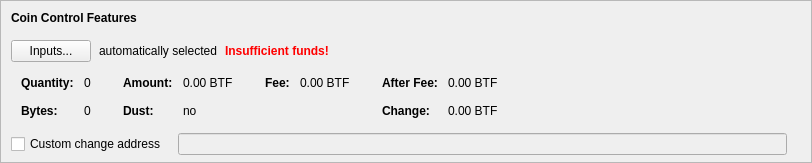
    <widget class="QFrame" name="frameCoinControl">
     <property name="sizePolicy">
      <sizepolicy hsizetype="Expanding" vsizetype="Expanding">
       <horstretch>0</horstretch>
       <verstretch>0</verstretch>
      </sizepolicy>
     </property>
     <property name="maximumSize">
      <size>
       <width>16777215</width>
       <height>16777215</height>
      </size>
     </property>
     <property name="frameShape">
      <enum>QFrame::StyledPanel</enum>
     </property>
     <property name="frameShadow">
      <enum>QFrame::Sunken</enum>
     </property>
     <layout class="QVBoxLayout" name="verticalLayoutCoinControl2">
      <property name="spacing">
       <number>0</number>
      </property>
      <property name="leftMargin">
       <number>0</number>
      </property>
      <property name="topMargin">
       <number>0</number>
      </property>
      <property name="rightMargin">
       <number>0</number>
      </property>
      <property name="bottomMargin">
       <number>6</number>
      </property>
      <item>
       <layout class="QVBoxLayout" name="verticalLayoutCoinControl" stretch="0,0,0,0,1">
        <property name="spacing">
         <number>0</number>
        </property>
        <property name="leftMargin">
         <number>10</number>
        </property>
        <property name="topMargin">
         <number>10</number>
        </property>
        <item>
         <layout class="QHBoxLayout" name="horizontalLayoutCoinControl1">
          <property name="bottomMargin">
           <number>15</number>
          </property>
          <item>
           <widget class="QLabel" name="labelCoinControlFeatures">
            <property name="sizePolicy">
             <sizepolicy hsizetype="Preferred" vsizetype="Maximum">
              <horstretch>0</horstretch>
              <verstretch>0</verstretch>
             </sizepolicy>
            </property>
            <property name="font">
             <font>
              <weight>75</weight>
              <bold>true</bold>
             </font>
            </property>
            <property name="styleSheet">
             <string notr="true">font-weight:bold;</string>
            </property>
            <property name="text">
             <string>Coin Control Features</string>
            </property>
           </widget>
          </item>
         </layout>
        </item>
        <item>
         <layout class="QHBoxLayout" name="horizontalLayoutCoinControl2" stretch="0,0,0,0">
          <property name="spacing">
           <number>8</number>
          </property>
          <property name="bottomMargin">
           <number>10</number>
          </property>
          <item>
           <widget class="QPushButton" name="pushButtonCoinControl">
            <property name="styleSheet">
             <string notr="true"/>
            </property>
            <property name="text">
             <string>Inputs...</string>
            </property>
            <property name="autoDefault">
             <bool>false</bool>
            </property>
           </widget>
          </item>
          <item>
           <widget class="QLabel" name="labelCoinControlAutomaticallySelected">
            <property name="text">
             <string>automatically selected</string>
            </property>
            <property name="margin">
             <number>5</number>
            </property>
           </widget>
          </item>
          <item>
           <widget class="QLabel" name="labelCoinControlInsuffFunds">
            <property name="font">
             <font>
              <weight>75</weight>
              <bold>true</bold>
             </font>
            </property>
            <property name="styleSheet">
             <string notr="true">color:red;font-weight:bold;</string>
            </property>
            <property name="text">
             <string>Insufficient funds!</string>
            </property>
            <property name="margin">
             <number>5</number>
            </property>
           </widget>
          </item>
          <item>
           <spacer name="horizontalSpacerCoinControl">
            <property name="orientation">
             <enum>Qt::Horizontal</enum>
            </property>
            <property name="sizeHint" stdset="0">
             <size>
              <width>40</width>
              <height>1</height>
             </size>
            </property>
           </spacer>
          </item>
         </layout>
        </item>
        <item>
         <widget class="QWidget" name="widgetCoinControl" native="true">
          <property name="sizePolicy">
           <sizepolicy hsizetype="Preferred" vsizetype="Preferred">
            <horstretch>0</horstretch>
            <verstretch>0</verstretch>
           </sizepolicy>
          </property>
          <property name="minimumSize">
           <size>
            <width>0</width>
            <height>0</height>
           </size>
          </property>
          <property name="styleSheet">
           <string notr="true"/>
          </property>
          <layout class="QHBoxLayout" name="horizontalLayoutCoinControl5">
           <property name="leftMargin">
            <number>0</number>
           </property>
           <property name="topMargin">
            <number>0</number>
           </property>
           <property name="rightMargin">
            <number>0</number>
           </property>
           <property name="bottomMargin">
            <number>0</number>
           </property>
           <item>
            <layout class="QHBoxLayout" name="horizontalLayoutCoinControl3" stretch="0,0,0,1">
             <property name="spacing">
              <number>20</number>
             </property>
             <property name="topMargin">
              <number>0</number>
             </property>
             <property name="bottomMargin">
              <number>10</number>
             </property>
             <item>
              <layout class="QFormLayout" name="formLayoutCoinControl1">
               <property name="horizontalSpacing">
                <number>10</number>
               </property>
               <property name="verticalSpacing">
                <number>14</number>
               </property>
               <property name="leftMargin">
                <number>10</number>
               </property>
               <property name="topMargin">
                <number>4</number>
               </property>
               <property name="rightMargin">
                <number>6</number>
               </property>
               <item row="0" column="0">
                <widget class="QLabel" name="labelCoinControlQuantityText">
                 <property name="font">
                  <font>
                   <weight>75</weight>
                   <bold>true</bold>
                  </font>
                 </property>
                 <property name="text">
                  <string>Quantity:</string>
                 </property>
                 <property name="margin">
                  <number>0</number>
                 </property>
                </widget>
               </item>
               <item row="0" column="1">
                <widget class="QLabel" name="labelCoinControlQuantity">
                 <property name="cursor">
                  <cursorShape>IBeamCursor</cursorShape>
                 </property>
                 <property name="contextMenuPolicy">
                  <enum>Qt::ActionsContextMenu</enum>
                 </property>
                 <property name="text">
                  <string notr="true">0</string>
                 </property>
                 <property name="margin">
                  <number>0</number>
                 </property>
                 <property name="textInteractionFlags">
                  <set>Qt::LinksAccessibleByMouse|Qt::TextSelectableByKeyboard|Qt::TextSelectableByMouse</set>
                 </property>
                </widget>
               </item>
               <item row="1" column="0">
                <widget class="QLabel" name="labelCoinControlBytesText">
                 <property name="font">
                  <font>
                   <weight>75</weight>
                   <bold>true</bold>
                  </font>
                 </property>
                 <property name="text">
                  <string>Bytes:</string>
                 </property>
                </widget>
               </item>
               <item row="1" column="1">
                <widget class="QLabel" name="labelCoinControlBytes">
                 <property name="cursor">
                  <cursorShape>IBeamCursor</cursorShape>
                 </property>
                 <property name="contextMenuPolicy">
                  <enum>Qt::ActionsContextMenu</enum>
                 </property>
                 <property name="text">
                  <string notr="true">0</string>
                 </property>
                 <property name="textInteractionFlags">
                  <set>Qt::LinksAccessibleByMouse|Qt::TextSelectableByKeyboard|Qt::TextSelectableByMouse</set>
                 </property>
                </widget>
               </item>
              </layout>
             </item>
             <item>
              <layout class="QFormLayout" name="formLayoutCoinControl2">
               <property name="horizontalSpacing">
                <number>10</number>
               </property>
               <property name="verticalSpacing">
                <number>14</number>
               </property>
               <property name="leftMargin">
                <number>6</number>
               </property>
               <property name="topMargin">
                <number>4</number>
               </property>
               <property name="rightMargin">
                <number>6</number>
               </property>
               <item row="0" column="0">
                <widget class="QLabel" name="labelCoinControlAmountText">
                 <property name="font">
                  <font>
                   <weight>75</weight>
                   <bold>true</bold>
                  </font>
                 </property>
                 <property name="text">
                  <string>Amount:</string>
                 </property>
                 <property name="margin">
                  <number>0</number>
                 </property>
                </widget>
               </item>
               <item row="0" column="1">
                <widget class="QLabel" name="labelCoinControlAmount">
                 <property name="cursor">
                  <cursorShape>IBeamCursor</cursorShape>
                 </property>
                 <property name="contextMenuPolicy">
                  <enum>Qt::ActionsContextMenu</enum>
                 </property>
                 <property name="text">
                  <string notr="true">0.00 BTF</string>
                 </property>
                 <property name="textInteractionFlags">
                  <set>Qt::LinksAccessibleByMouse|Qt::TextSelectableByKeyboard|Qt::TextSelectableByMouse</set>
                 </property>
                </widget>
               </item>
               <item row="1" column="0">
                <widget class="QLabel" name="labelCoinControlLowOutputText">
                 <property name="font">
                  <font>
                   <weight>75</weight>
                   <bold>true</bold>
                  </font>
                 </property>
                 <property name="text">
                  <string>Dust:</string>
                 </property>
                </widget>
               </item>
               <item row="1" column="1">
                <widget class="QLabel" name="labelCoinControlLowOutput">
                 <property name="cursor">
                  <cursorShape>IBeamCursor</cursorShape>
                 </property>
                 <property name="contextMenuPolicy">
                  <enum>Qt::ActionsContextMenu</enum>
                 </property>
                 <property name="text">
                  <string notr="true">no</string>
                 </property>
                 <property name="textInteractionFlags">
                  <set>Qt::LinksAccessibleByMouse|Qt::TextSelectableByKeyboard|Qt::TextSelectableByMouse</set>
                 </property>
                </widget>
               </item>
              </layout>
             </item>
             <item>
              <layout class="QFormLayout" name="formLayoutCoinControl3">
               <property name="horizontalSpacing">
                <number>10</number>
               </property>
               <property name="verticalSpacing">
                <number>14</number>
               </property>
               <property name="leftMargin">
                <number>6</number>
               </property>
               <property name="topMargin">
                <number>4</number>
               </property>
               <property name="rightMargin">
                <number>6</number>
               </property>
               <item row="0" column="0">
                <widget class="QLabel" name="labelCoinControlFeeText">
                 <property name="font">
                  <font>
                   <weight>75</weight>
                   <bold>true</bold>
                  </font>
                 </property>
                 <property name="text">
                  <string>Fee:</string>
                 </property>
                 <property name="margin">
                  <number>0</number>
                 </property>
                </widget>
               </item>
               <item row="0" column="1">
                <widget class="QLabel" name="labelCoinControlFee">
                 <property name="cursor">
                  <cursorShape>IBeamCursor</cursorShape>
                 </property>
                 <property name="contextMenuPolicy">
                  <enum>Qt::ActionsContextMenu</enum>
                 </property>
                 <property name="text">
                  <string notr="true">0.00 BTF</string>
                 </property>
                 <property name="textInteractionFlags">
                  <set>Qt::LinksAccessibleByMouse|Qt::TextSelectableByKeyboard|Qt::TextSelectableByMouse</set>
                 </property>
                </widget>
               </item>
             </layout>
             </item>
             <item>
              <layout class="QFormLayout" name="formLayoutCoinControl4">
               <property name="horizontalSpacing">
                <number>10</number>
               </property>
               <property name="verticalSpacing">
                <number>14</number>
               </property>
               <property name="leftMargin">
                <number>6</number>
               </property>
               <property name="topMargin">
                <number>4</number>
               </property>
               <property name="rightMargin">
                <number>6</number>
               </property>
               <item row="0" column="0">
                <widget class="QLabel" name="labelCoinControlAfterFeeText">
                 <property name="font">
                  <font>
                   <weight>75</weight>
                   <bold>true</bold>
                  </font>
                 </property>
                 <property name="text">
                  <string>After Fee:</string>
                 </property>
                 <property name="margin">
                  <number>0</number>
                 </property>
                </widget>
               </item>
               <item row="0" column="1">
                <widget class="QLabel" name="labelCoinControlAfterFee">
                 <property name="cursor">
                  <cursorShape>IBeamCursor</cursorShape>
                 </property>
                 <property name="contextMenuPolicy">
                  <enum>Qt::ActionsContextMenu</enum>
                 </property>
                 <property name="text">
                  <string notr="true">0.00 BTF</string>
                 </property>
                 <property name="textInteractionFlags">
                  <set>Qt::LinksAccessibleByMouse|Qt::TextSelectableByKeyboard|Qt::TextSelectableByMouse</set>
                 </property>
                </widget>
               </item>
               <item row="1" column="0">
                <widget class="QLabel" name="labelCoinControlChangeText">
                 <property name="font">
                  <font>
                   <weight>75</weight>
                   <bold>true</bold>
                  </font>
                 </property>
                 <property name="text">
                  <string>Change:</string>
                 </property>
                </widget>
               </item>
               <item row="1" column="1">
                <widget class="QLabel" name="labelCoinControlChange">
                 <property name="cursor">
                  <cursorShape>IBeamCursor</cursorShape>
                 </property>
                 <property name="contextMenuPolicy">
                  <enum>Qt::ActionsContextMenu</enum>
                 </property>
                 <property name="text">
                  <string notr="true">0.00 BTF</string>
                 </property>
                 <property name="textInteractionFlags">
                  <set>Qt::LinksAccessibleByMouse|Qt::TextSelectableByKeyboard|Qt::TextSelectableByMouse</set>
                 </property>
                </widget>
               </item>
              </layout>
             </item>
            </layout>
           </item>
          </layout>
         </widget>
        </item>
        <item>
         <layout class="QHBoxLayout" name="horizontalLayoutCoinControl4" stretch="0,0,0">
          <property name="spacing">
           <number>12</number>
          </property>
          <property name="sizeConstraint">
           <enum>QLayout::SetDefaultConstraint</enum>
          </property>
          <property name="topMargin">
           <number>5</number>
          </property>
          <property name="rightMargin">
           <number>5</number>
          </property>
          <item>
           <widget class="QCheckBox" name="checkBoxCoinControlChange">
            <property name="toolTip">
             <string>If this is activated, but the change address is empty or invalid, change will be sent to a newly generated address.</string>
            </property>
            <property name="text">
             <string>Custom change address</string>
            </property>
           </widget>
          </item>
          <item>
           <widget class="QValidatedLineEdit" name="lineEditCoinControlChange">
            <property name="enabled">
             <bool>false</bool>
            </property>
            <property name="sizePolicy">
             <sizepolicy hsizetype="Expanding" vsizetype="Fixed">
              <horstretch>0</horstretch>
              <verstretch>0</verstretch>
             </sizepolicy>
            </property>
           </widget>
          </item>
          <item>
           <widget class="QLabel" name="labelCoinControlChangeLabel">
            <property name="sizePolicy">
             <sizepolicy hsizetype="Preferred" vsizetype="Expanding">
              <horstretch>0</horstretch>
              <verstretch>0</verstretch>
             </sizepolicy>
            </property>
            <property name="minimumSize">
             <size>
              <width>0</width>
              <height>0</height>
             </size>
            </property>
            <property name="text">
             <string/>
            </property>
            <property name="margin">
             <number>3</number>
            </property>
           </widget>
          </item>
         </layout>
        </item>
        <item>
         <spacer name="verticalSpacerCoinControl">
          <property name="orientation">
           <enum>Qt::Vertical</enum>
          </property>
          <property name="sizeHint" stdset="0">
           <size>
            <width>800</width>
            <height>1</height>
           </size>
          </property>
         </spacer>
        </item>
       </layout>
      </item>
     </layout>
    </widget>
